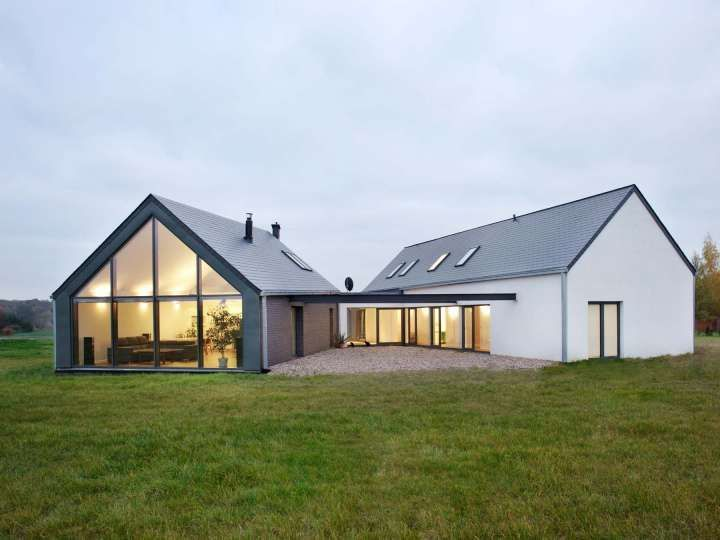
#> input picture inf2310/INF2310-oblig1-lf/houses.png, 720 x 540 px
$ python oppg2.py
#> lines starting #> are read from the running program, lines starting #| are printed output that depends on the picture; after the words box and inside, x2 and y2 are one past the last pixel; in counts of white or black regions, pixels touching at a corner belong together

import cv2
import numpy as np
import matplotlib.pyplot as plt
from scipy import signal

'''
pad2D(img,padlengths,padtype='constant',cval=0)
Pads the image with given padlengths and given type of padding.

parameters:
    * img: image to be padded
    * padlengths: a tuple (N,M) to pad the image with N rows and M columns
    * padtype: which type of padding
    * cval: value to pad image with if padtype is constant
returns:
    * img_padded: padded image
'''
def pad2D(img,padlengths,padtype='constant',cval=0):
    pad_N = padlengths[0]
    pad_M = padlengths[1]

    half_pad_N = int((pad_N-1)/2)
    half_pad_M = int((pad_M-1)/2)

    N,M = img.shape

    #Sets values of the padded regions
    if( padtype == 'constant'):
        img_padded = np.ones((N+pad_N,M+pad_M))
        img_padded *= cval
    else:
        img_padded = np.zeros((N+pad_N,M+pad_M))

        #--- Above img ---
        img_padded[0:half_pad_N,half_pad_M:(M+half_pad_M)] = img[0:half_pad_N,:][::-1]

        #Note: [::-1] flips the image about a horizontal axis.
        #Example: A = np.array([[1,2,3],[4,5,6],[7,8,9]])
        #         A[::-1] gives [[7,8,9],[4,5,6],[1,2,3]]

        #--- Under img ---
        img_padded[(half_pad_N + N):(pad_N+N),half_pad_M:(M + half_pad_M)] = img[((N-1)-half_pad_N):N,:][::-1]

        #--- Left side to img ---
        img_padded[half_pad_N:(half_pad_N+N),0:half_pad_M] = img[:,0:half_pad_M][...,::-1]

        #Note: [...,::-1] flips the image about a vertical axis.
        #Example: A = np.array([[1,2,3],[4,5,6],[7,8,9]])
        #         A[...,::-1] gives [[3,2,1],[6,5,4],[9,8,7]]

        #--- Right side to img ---
        img_padded[half_pad_N:(half_pad_N+N),(half_pad_M+M):(M+pad_M)] = img[:,(M-1)-half_pad_M:M][...,::-1]

        #--- Corners ---
        #NW:
        img_padded[0:half_pad_N,0:half_pad_M] = img[0:half_pad_N,0:half_pad_M][::-1][...,::-1]

        #NE:
        img_padded[0:half_pad_N,(M+half_pad_M):(M+pad_M)] = img[0:half_pad_N,((M-1)-half_pad_M):M][::-1][...,::-1]

        #SW:
        img_padded[(half_pad_N + N):(N+pad_N),0:half_pad_M] = img[((N-1)-half_pad_N):N,0:half_pad_M][::-1][...,::-1]

        #SE:
        img_padded[(half_pad_N + N):(N+pad_N),(half_pad_M + M):(pad_M+M)] = img[(N-1)-half_pad_N:N,(M-1)-half_pad_M:M][::-1][...,::-1]

    #Place the original image
    img_padded[half_pad_N:(N + half_pad_N),half_pad_M:(M + half_pad_M)] = img
    return img_padded


'''
convolve2D(img,h)
Convolves a given 2D filter and image.

parameters:
    * img: image to be convolved    (could be filter aswell, if h is image)
    * h: filter to be convolved     (could be image aswell, if img is filter)
returns:
    * img_convolved: result after convlution
'''
def convolve2D(img,h):
    N,M = h.shape
    img_padded = pad2D(img,(N,M),padtype='symmetric')

    img_N, img_M = img.shape
    img_convolved = np.zeros((img_N,img_M))

    h_rotated = h[...,::-1][::-1]

    for i in range(img_N):
        for j in range(img_M):
            img_convolved[i,j] = np.sum(img_padded[i:N+i,j:M+j]*h_rotated)

    return img_convolved


'''
non_max_suppression(img_direction)
Thins out the given gradient angle image.

parameters:
    * img_grad: gradient magnitude image.
    * img_direction: the angle image. Assumed to have values 0,45,90 or 135
returns:
    * img_thinned: result after thinning
'''
def non_max_suppression(img_grad,img_direction):
    N,M = img_direction.shape

    img_thinned = np.zeros((N,M))
    for y in range(1,N-1):
        for x in range(1,M-1):
            degree = img_direction[y,x]
            a = 0; b = 0

            if degree == 0:
                a = img_grad[y-1,x]
                b = img_grad[y+1,x]
            elif degree == 45:
                a = img_grad[y+1,x+1]
                b = img_grad[y-1,x-1]
            elif degree == 135:
                a = img_grad[y-1,x+1]
                b = img_grad[y+1,x-1]
            else:
                a = img_grad[y,x-1]
                b = img_grad[y,x+1]

            if ( img_grad[y,x] > a and img_grad[y,x] > b):
                img_thinned[y,x] = img_grad[y,x]

    return img_thinned


'''
hysteresis(img_thinned,tw,ts)
Tracks strong edges.

parameters:
    * img_thinned: thinned gradient angle image
    * tw: threshold for weak edges
    * ts: threshold for strong edges
returns:
    * img_strong: image where the strong edges are marked
'''
def hysteresis(img_thinned,tw,ts):
    N,M = img_thinned.shape

    img_strong = np.copy(img_thinned)
    img_strong[np.where(img_thinned > ts)] = 255

    img_hyst = np.copy(img_strong)
    marked = 1
    while(marked > 0):
        marked = 0
        for y in range(1,N):
            for x in range(1,M):

                if (tw < img_strong[y,x] < ts):

                    #Using 4-connected neighbourhood. Could also use 8
                    num_strong = np.sum(img_strong[y-1:y+1,x-1:x+1] == 255)

                    if (num_strong > 0):
                        img_hyst[y,x] = 255
                        marked += 1

        img_strong = np.copy(img_hyst)

    #Get rid of weak edges
    img_strong[np.where(img_strong != 255)] = 0
    return img_strong

if __name__ == '__main__':

    img = cv2.imread('../houses.png',cv2.IMREAD_GRAYSCALE)
#> img: shape (540, 720); min 0, max 255, mean 159.4
    N = 11
    sigma = 2

    NN = int((N-1)/2)


    H = 1/(2*np.pi*sigma**2)*np.array([ [np.exp(-((x*x + y*y)/(2*sigma**2))) for x in range(-NN,NN+1)] \
                                        for y in range(-NN,NN+1)])
    H=np.array([[1,1,1],[1,1,1],[1,1,1]])/9.
    img_gauss =img# convolve2D(img,H)

    test=np.fft.fft2(img)
    plt.imshow(np.log(np.abs(np.fft.fftshift(test))**2))
    for i in test:
        for j in i:
            if np.abs(j) > 1e+04:
                i=0
    test=np.fft.fftn(test)
    plt.imshow(np.abs(test))
    a=input()
    sobel = np.array([[1,2,1],[0,0,0],[-1,-2,-1]])
    img_gx = convolve2D(img_gauss,sobel)
#> in pad2D, `img_padded[0:half_pad_N,0:half_pad_M] = img[0:half_pad_N,0:half_pad_M]..`: img_padded: shape (543, 723) float64; min 0, max 240, mean 1.3
#> in pad2D, `img_padded[0:half_pad_N,(M+half_pad_M):(M+pad_M)] = img[0:half_pad_N,(..`: img_padded: shape (543, 723) float64; min 0, max 240, mean 1.3
#> in pad2D, `img_padded[(half_pad_N + N):(N+pad_N),0:half_pad_M] = img[((N-1)-half_..`: img_padded: shape (543, 723) float64; min 0, max 240, mean 1.3
#> in pad2D, `img_padded[(half_pad_N + N):(N+pad_N),(half_pad_M + M):(pad_M+M)] = im..`: img_padded: shape (543, 723) float64; min 0, max 240, mean 1.3
#> in pad2D, `img_padded[half_pad_N:(N + half_pad_N),half_pad_M:(M + half_pad_M)] = ..`:
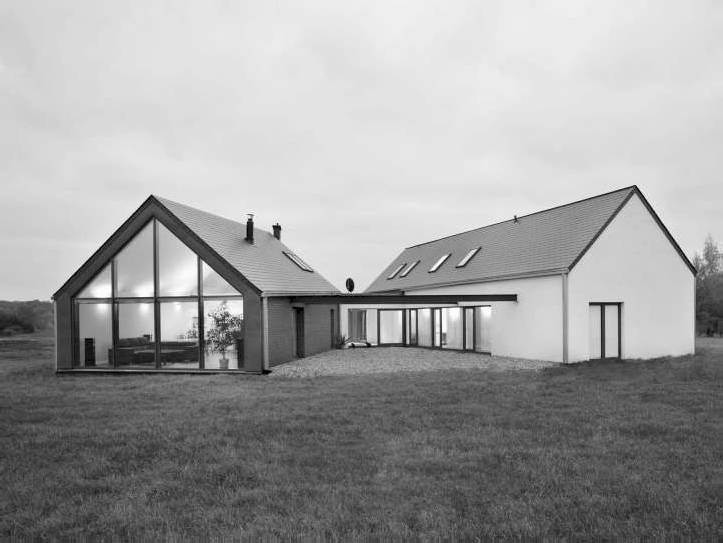
#> img_padded: shape (543, 723) float64; min 0, max 255, mean 159.1
#> after the loop in convolve2D, `for i in range(img_N):`:
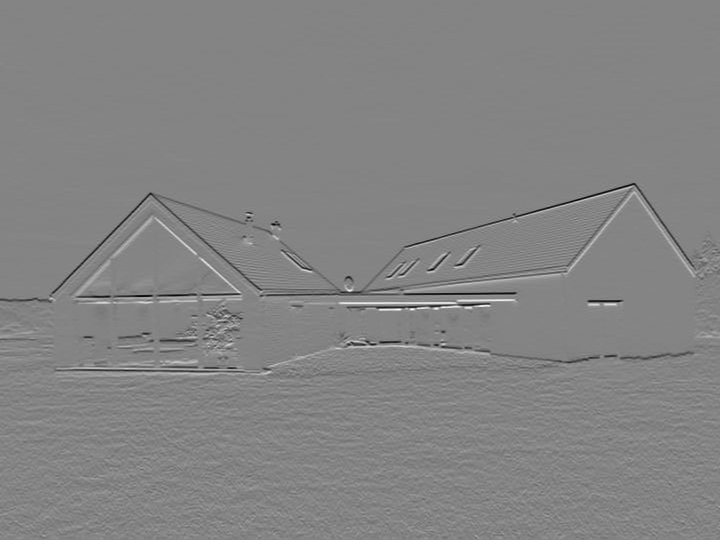
#> img_convolved: shape (540, 720) float64; min -827, max 767, mean -2.3; drawn with min black and max white
    img_gy = convolve2D(img_gauss,sobel.T)


    img_grad = np.sqrt(img_gx*img_gx + img_gy*img_gy)

    img_direction = np.arctan2(img_gy,img_gx)
    img_direction = np.mod((np.round(img_direction*180/(np.pi*45))*45),180)
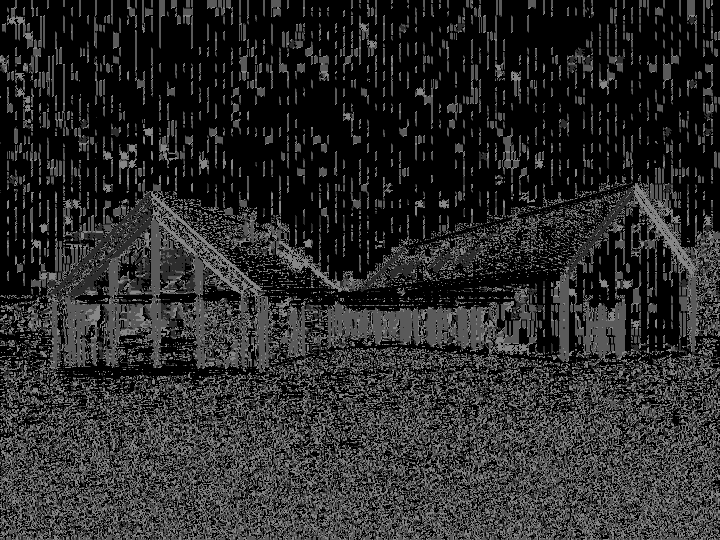
#> img_direction: shape (540, 720) float64; min 0, max 135, mean 42

    img_thinned = non_max_suppression(img_grad,img_direction)
#> after the loop in non_max_suppression, `for y in range(1,N-1):`:
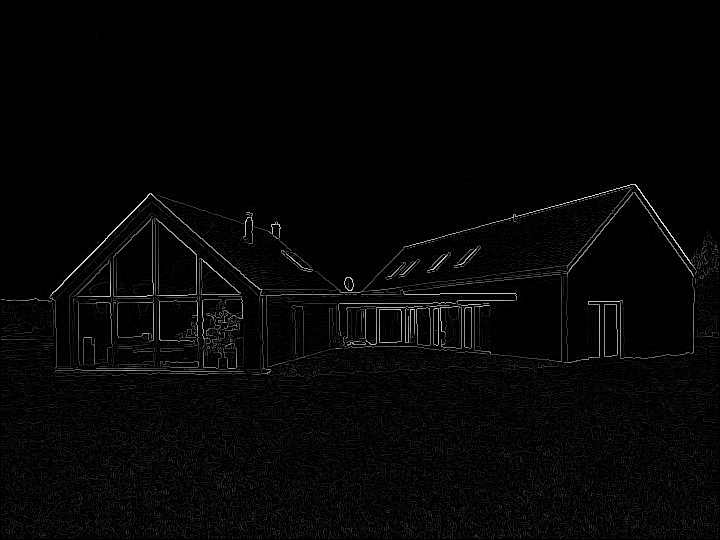
#> img_thinned: shape (540, 720) float64; min 0, max 886.9, mean 19.6; drawn with min black and max white

    # Remember to have values between 0 and 255 such that hysteresis gives desired results
    img_thinned = ((img_thinned- np.min(img_thinned))*255)/(np.max(img_thinned) - np.min(img_thinned))

    img_hyst = hysteresis(img_thinned, 30,60)
#> in hysteresis, `img_strong[np.where(img_thinned > ts)] = 255`:
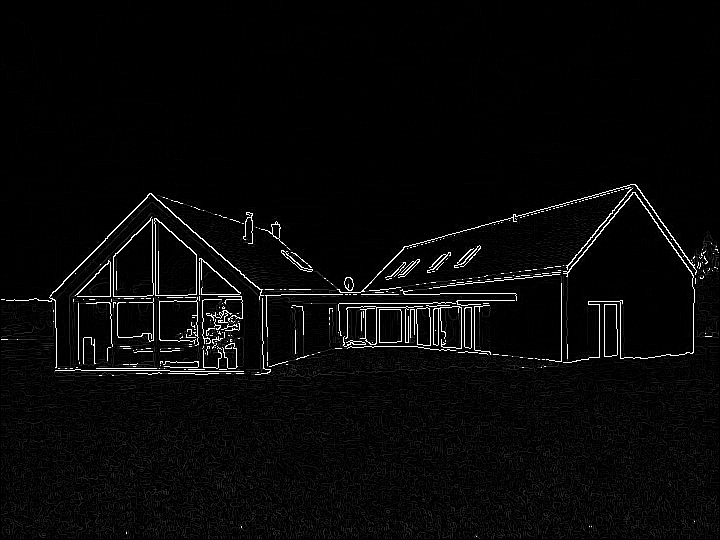
#> img_strong: shape (540, 720) float64; min 0, max 255, mean 8.4
#> after the loop in hysteresis, `while(marked > 0):`:
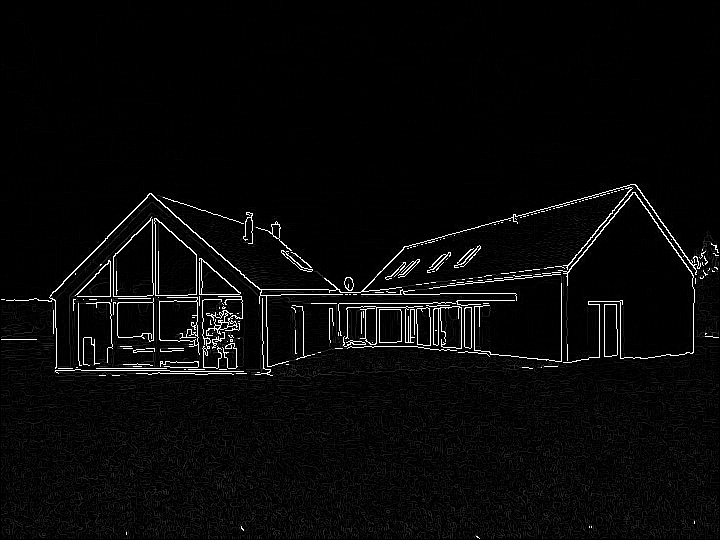
#> img_hyst: shape (540, 720) float64; 0.24% of pixels changed, all inside (x1, y1, x2, y2) = (8, 187, 719, 539)
#> in hysteresis, `img_strong[np.where(img_strong != 255)] = 0`: img_strong: shape (540, 720) float64; 2.3% white in thin lines or dots, all inside (x1, y1, x2, y2) = (1, 184, 719, 539)

    plt.imshow(img_hyst,cmap ='gray',interpolation='none')
    plt.show()
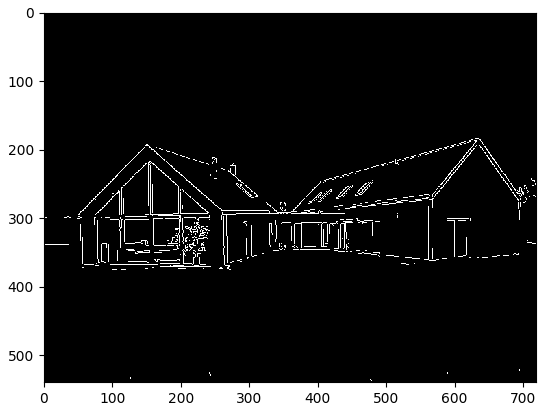
#> figure drawn by matplotlib, 1 panel
